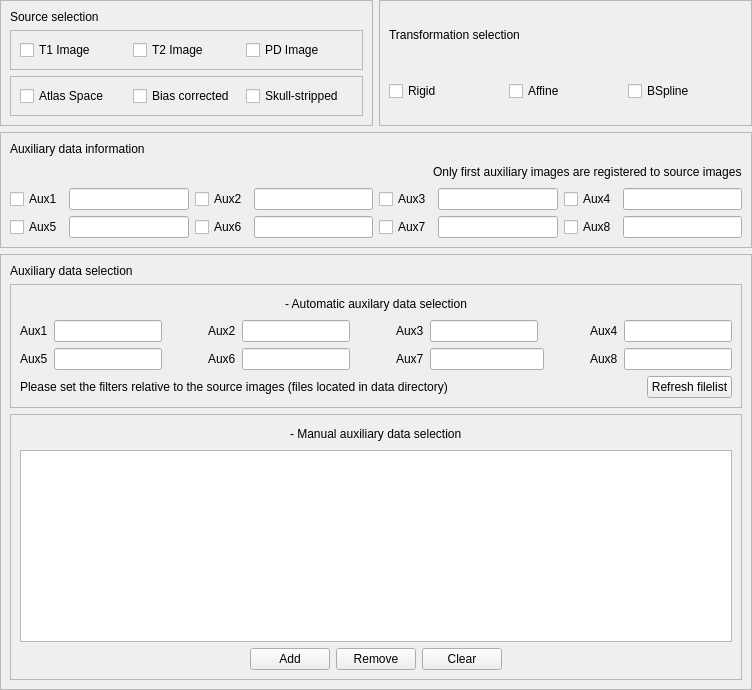
      <widget class="QWidget" name="g_AuxComputationGroup">
       <attribute name="title">
        <string>Regional histogram</string>
       </attribute>
       <layout class="QVBoxLayout" name="verticalLayout_81">
        <property name="margin">
         <number>0</number>
        </property>
        <item>
         <widget class="QWidget" name="widget_8" native="true">
          <layout class="QVBoxLayout" name="verticalLayout_18">
           <property name="margin">
            <number>0</number>
           </property>
           <item>
            <widget class="QWidget" name="widget_9" native="true">
             <layout class="QHBoxLayout" name="horizontalLayout_12">
              <property name="margin">
               <number>0</number>
              </property>
              <item>
               <widget class="QFrame" name="frame_4">
                <property name="frameShape">
                 <enum>QFrame::StyledPanel</enum>
                </property>
                <property name="frameShadow">
                 <enum>QFrame::Raised</enum>
                </property>
                <layout class="QVBoxLayout" name="verticalLayout_13">
                 <item>
                  <widget class="QLabel" name="label_19">
                   <property name="text">
                    <string>Source selection</string>
                   </property>
                  </widget>
                 </item>
                 <item>
                  <widget class="QFrame" name="frame_13">
                   <property name="frameShape">
                    <enum>QFrame::StyledPanel</enum>
                   </property>
                   <property name="frameShadow">
                    <enum>QFrame::Raised</enum>
                   </property>
                   <layout class="QHBoxLayout" name="horizontalLayout_10">
                    <item>
                     <widget class="QCheckBox" name="g_AuxT1Button">
                      <property name="text">
                       <string>T1 Image</string>
                      </property>
                     </widget>
                    </item>
                    <item>
                     <widget class="QCheckBox" name="g_AuxT2Button">
                      <property name="text">
                       <string>T2 Image</string>
                      </property>
                     </widget>
                    </item>
                    <item>
                     <widget class="QCheckBox" name="g_AuxPDButton">
                      <property name="text">
                       <string>PD Image</string>
                      </property>
                     </widget>
                    </item>
                   </layout>
                  </widget>
                 </item>
                 <item>
                  <widget class="QFrame" name="frame_14">
                   <property name="frameShape">
                    <enum>QFrame::StyledPanel</enum>
                   </property>
                   <property name="frameShadow">
                    <enum>QFrame::Raised</enum>
                   </property>
                   <layout class="QHBoxLayout" name="horizontalLayout_11">
                    <item>
                     <widget class="QCheckBox" name="g_AtlasSpaceButton">
                      <property name="text">
                       <string>Atlas Space</string>
                      </property>
                     </widget>
                    </item>
                    <item>
                     <widget class="QCheckBox" name="g_BiasCorrectedButton">
                      <property name="text">
                       <string>Bias corrected</string>
                      </property>
                     </widget>
                    </item>
                    <item>
                     <widget class="QCheckBox" name="g_StrippedButton">
                      <property name="text">
                       <string>Skull-stripped</string>
                      </property>
                     </widget>
                    </item>
                   </layout>
                  </widget>
                 </item>
                </layout>
               </widget>
              </item>
              <item>
               <widget class="QFrame" name="frame_12">
                <property name="frameShape">
                 <enum>QFrame::StyledPanel</enum>
                </property>
                <property name="frameShadow">
                 <enum>QFrame::Raised</enum>
                </property>
                <layout class="QVBoxLayout" name="verticalLayout_12">
                 <item>
                  <widget class="QLabel" name="label_18">
                   <property name="text">
                    <string>Transformation selection</string>
                   </property>
                  </widget>
                 </item>
                 <item>
                  <widget class="QWidget" name="widget_10" native="true">
                   <layout class="QHBoxLayout" name="horizontalLayout_9">
                    <property name="margin">
                     <number>0</number>
                    </property>
                    <item>
                     <widget class="QCheckBox" name="g_RigidTransformationButton">
                      <property name="text">
                       <string>Rigid</string>
                      </property>
                     </widget>
                    </item>
                    <item>
                     <widget class="QCheckBox" name="g_AffineTransformationButton">
                      <property name="text">
                       <string>Affine</string>
                      </property>
                     </widget>
                    </item>
                    <item>
                     <widget class="QCheckBox" name="g_BsplineTransformationButton">
                      <property name="text">
                       <string>BSpline</string>
                      </property>
                     </widget>
                    </item>
                   </layout>
                  </widget>
                 </item>
                </layout>
               </widget>
              </item>
             </layout>
            </widget>
           </item>
           <item>
            <widget class="QFrame" name="frame_10">
             <property name="frameShape">
              <enum>QFrame::StyledPanel</enum>
             </property>
             <property name="frameShadow">
              <enum>QFrame::Raised</enum>
             </property>
             <layout class="QVBoxLayout" name="verticalLayout_14">
              <item>
               <widget class="QWidget" name="widget_12" native="true">
                <layout class="QVBoxLayout" name="verticalLayout_19">
                 <property name="margin">
                  <number>0</number>
                 </property>
                 <item>
                  <widget class="QLabel" name="label_20">
                   <property name="text">
                    <string>Auxiliary data information</string>
                   </property>
                  </widget>
                 </item>
                 <item>
                  <widget class="QWidget" name="widget_16" native="true">
                   <layout class="QHBoxLayout" name="horizontalLayout_15">
                    <property name="margin">
                     <number>0</number>
                    </property>
                    <item>
                     <spacer name="horizontalSpacer_12">
                      <property name="orientation">
                       <enum>Qt::Horizontal</enum>
                      </property>
                      <property name="sizeHint" stdset="0">
                       <size>
                        <width>40</width>
                        <height>20</height>
                       </size>
                      </property>
                     </spacer>
                    </item>
                    <item>
                     <widget class="QLabel" name="label_21">
                      <property name="text">
                       <string>Only first auxiliary images are registered to source images</string>
                      </property>
                     </widget>
                    </item>
                   </layout>
                  </widget>
                 </item>
                </layout>
               </widget>
              </item>
              <item>
               <widget class="QWidget" name="widget_11" native="true">
                <layout class="QGridLayout" name="gridLayout_2">
                 <property name="margin">
                  <number>0</number>
                 </property>
                 <item row="0" column="0">
                  <widget class="QCheckBox" name="g_Aux1Button">
                   <property name="text">
                    <string>Aux1</string>
                   </property>
                  </widget>
                 </item>
                 <item row="0" column="1">
                  <widget class="QLineEdit" name="g_Aux1LabelDisp"/>
                 </item>
                 <item row="0" column="2">
                  <widget class="QCheckBox" name="g_Aux2Button">
                   <property name="text">
                    <string>Aux2</string>
                   </property>
                  </widget>
                 </item>
                 <item row="0" column="3">
                  <widget class="QLineEdit" name="g_Aux2LabelDisp"/>
                 </item>
                 <item row="0" column="4">
                  <widget class="QCheckBox" name="g_Aux3Button">
                   <property name="text">
                    <string>Aux3</string>
                   </property>
                  </widget>
                 </item>
                 <item row="0" column="5">
                  <widget class="QLineEdit" name="g_Aux3LabelDisp"/>
                 </item>
                 <item row="0" column="6">
                  <widget class="QCheckBox" name="g_Aux4Button">
                   <property name="text">
                    <string>Aux4</string>
                   </property>
                  </widget>
                 </item>
                 <item row="0" column="7">
                  <widget class="QLineEdit" name="g_Aux4LabelDisp"/>
                 </item>
                 <item row="1" column="0">
                  <widget class="QCheckBox" name="g_Aux5Button">
                   <property name="text">
                    <string>Aux5</string>
                   </property>
                  </widget>
                 </item>
                 <item row="1" column="1">
                  <widget class="QLineEdit" name="g_Aux5LabelDisp"/>
                 </item>
                 <item row="1" column="2">
                  <widget class="QCheckBox" name="g_Aux6Button">
                   <property name="text">
                    <string>Aux6</string>
                   </property>
                  </widget>
                 </item>
                 <item row="1" column="3">
                  <widget class="QLineEdit" name="g_Aux6LabelDisp"/>
                 </item>
                 <item row="1" column="4">
                  <widget class="QCheckBox" name="g_Aux7Button">
                   <property name="text">
                    <string>Aux7</string>
                   </property>
                  </widget>
                 </item>
                 <item row="1" column="5">
                  <widget class="QLineEdit" name="g_Aux7LabelDisp"/>
                 </item>
                 <item row="1" column="6">
                  <widget class="QCheckBox" name="g_Aux8Button">
                   <property name="text">
                    <string>Aux8</string>
                   </property>
                  </widget>
                 </item>
                 <item row="1" column="7">
                  <widget class="QLineEdit" name="g_Aux8LabelDisp"/>
                 </item>
                </layout>
               </widget>
              </item>
             </layout>
            </widget>
           </item>
           <item>
            <widget class="QFrame" name="frame_11">
             <property name="frameShape">
              <enum>QFrame::StyledPanel</enum>
             </property>
             <property name="frameShadow">
              <enum>QFrame::Raised</enum>
             </property>
             <layout class="QVBoxLayout" name="verticalLayout_17">
              <item>
               <widget class="QLabel" name="label_22">
                <property name="text">
                 <string>Auxiliary data selection</string>
                </property>
               </widget>
              </item>
              <item>
               <widget class="QFrame" name="g_AutoAuxDataSelectionGroup">
                <property name="frameShape">
                 <enum>QFrame::StyledPanel</enum>
                </property>
                <property name="frameShadow">
                 <enum>QFrame::Raised</enum>
                </property>
                <layout class="QVBoxLayout" name="verticalLayout_16">
                 <item>
                  <widget class="QWidget" name="widget_17" native="true">
                   <layout class="QHBoxLayout" name="horizontalLayout_16">
                    <property name="margin">
                     <number>0</number>
                    </property>
                    <item>
                     <spacer name="horizontalSpacer_13">
                      <property name="orientation">
                       <enum>Qt::Horizontal</enum>
                      </property>
                      <property name="sizeHint" stdset="0">
                       <size>
                        <width>40</width>
                        <height>20</height>
                       </size>
                      </property>
                     </spacer>
                    </item>
                    <item>
                     <widget class="QLabel" name="label_24">
                      <property name="text">
                       <string>- Automatic auxilary data selection</string>
                      </property>
                     </widget>
                    </item>
                    <item>
                     <spacer name="horizontalSpacer_14">
                      <property name="orientation">
                       <enum>Qt::Horizontal</enum>
                      </property>
                      <property name="sizeHint" stdset="0">
                       <size>
                        <width>40</width>
                        <height>20</height>
                       </size>
                      </property>
                     </spacer>
                    </item>
                   </layout>
                   <zorder>label_24</zorder>
                   <zorder>horizontalSpacer_13</zorder>
                   <zorder>horizontalSpacer_14</zorder>
                  </widget>
                 </item>
                 <item>
                  <widget class="QWidget" name="widget_13" native="true">
                   <layout class="QGridLayout" name="gridLayout_4">
                    <property name="margin">
                     <number>0</number>
                    </property>
                    <item row="1" column="9">
                     <spacer name="horizontalSpacer_7">
                      <property name="orientation">
                       <enum>Qt::Horizontal</enum>
                      </property>
                      <property name="sizeHint" stdset="0">
                       <size>
                        <width>40</width>
                        <height>20</height>
                       </size>
                      </property>
                     </spacer>
                    </item>
                    <item row="0" column="17" colspan="2">
                     <widget class="QLineEdit" name="g_Aux4Disp"/>
                    </item>
                    <item row="0" column="15">
                     <widget class="QLabel" name="g_Aux4Title">
                      <property name="text">
                       <string>Aux4</string>
                      </property>
                     </widget>
                    </item>
                    <item row="1" column="10">
                     <widget class="QLabel" name="g_Aux7Title">
                      <property name="text">
                       <string>Aux7</string>
                      </property>
                     </widget>
                    </item>
                    <item row="0" column="10">
                     <widget class="QLabel" name="g_Aux3Title">
                      <property name="text">
                       <string>Aux3</string>
                      </property>
                     </widget>
                    </item>
                    <item row="0" column="14">
                     <spacer name="horizontalSpacer_8">
                      <property name="orientation">
                       <enum>Qt::Horizontal</enum>
                      </property>
                      <property name="sizeHint" stdset="0">
                       <size>
                        <width>40</width>
                        <height>20</height>
                       </size>
                      </property>
                     </spacer>
                    </item>
                    <item row="0" column="9">
                     <spacer name="horizontalSpacer_6">
                      <property name="orientation">
                       <enum>Qt::Horizontal</enum>
                      </property>
                      <property name="sizeHint" stdset="0">
                       <size>
                        <width>40</width>
                        <height>20</height>
                       </size>
                      </property>
                     </spacer>
                    </item>
                    <item row="1" column="12" colspan="2">
                     <widget class="QLineEdit" name="g_Aux7Disp"/>
                    </item>
                    <item row="1" column="0">
                     <widget class="QLabel" name="g_Aux5Title">
                      <property name="text">
                       <string>Aux5</string>
                      </property>
                     </widget>
                    </item>
                    <item row="1" column="14">
                     <spacer name="horizontalSpacer_9">
                      <property name="orientation">
                       <enum>Qt::Horizontal</enum>
                      </property>
                      <property name="sizeHint" stdset="0">
                       <size>
                        <width>40</width>
                        <height>20</height>
                       </size>
                      </property>
                     </spacer>
                    </item>
                    <item row="1" column="15">
                     <widget class="QLabel" name="g_Aux8Title">
                      <property name="text">
                       <string>Aux8</string>
                      </property>
                     </widget>
                    </item>
                    <item row="0" column="0">
                     <widget class="QLabel" name="g_Aux1Title">
                      <property name="text">
                       <string>Aux1</string>
                      </property>
                     </widget>
                    </item>
                    <item row="1" column="4">
                     <widget class="QLabel" name="g_Aux6Title">
                      <property name="text">
                       <string>Aux6</string>
                      </property>
                     </widget>
                    </item>
                    <item row="0" column="5">
                     <widget class="QLineEdit" name="g_Aux2Disp"/>
                    </item>
                    <item row="1" column="3">
                     <spacer name="horizontalSpacer_5">
                      <property name="orientation">
                       <enum>Qt::Horizontal</enum>
                      </property>
                      <property name="sizeHint" stdset="0">
                       <size>
                        <width>40</width>
                        <height>20</height>
                       </size>
                      </property>
                     </spacer>
                    </item>
                    <item row="1" column="17" colspan="2">
                     <widget class="QLineEdit" name="g_Aux8Disp"/>
                    </item>
                    <item row="0" column="3">
                     <spacer name="horizontalSpacer_4">
                      <property name="orientation">
                       <enum>Qt::Horizontal</enum>
                      </property>
                      <property name="sizeHint" stdset="0">
                       <size>
                        <width>40</width>
                        <height>20</height>
                       </size>
                      </property>
                     </spacer>
                    </item>
                    <item row="0" column="2">
                     <widget class="QLineEdit" name="g_Aux1Disp"/>
                    </item>
                    <item row="1" column="5">
                     <widget class="QLineEdit" name="g_Aux6Disp"/>
                    </item>
                    <item row="0" column="12">
                     <widget class="QLineEdit" name="g_Aux3Disp"/>
                    </item>
                    <item row="0" column="4">
                     <widget class="QLabel" name="g_Aux2Title">
                      <property name="text">
                       <string>Aux2</string>
                      </property>
                     </widget>
                    </item>
                    <item row="1" column="2">
                     <widget class="QLineEdit" name="g_Aux5Disp"/>
                    </item>
                   </layout>
                  </widget>
                 </item>
                 <item>
                  <widget class="QWidget" name="widget_14" native="true">
                   <layout class="QHBoxLayout" name="horizontalLayout_13">
                    <property name="margin">
                     <number>0</number>
                    </property>
                    <item>
                     <widget class="QLabel" name="label_25">
                      <property name="text">
                       <string>Please set the filters relative to the source images (files located in data directory)</string>
                      </property>
                     </widget>
                    </item>
                    <item>
                     <spacer name="horizontalSpacer_3">
                      <property name="orientation">
                       <enum>Qt::Horizontal</enum>
                      </property>
                      <property name="sizeHint" stdset="0">
                       <size>
                        <width>40</width>
                        <height>20</height>
                       </size>
                      </property>
                     </spacer>
                    </item>
                    <item>
                     <widget class="QPushButton" name="g_ComputeAuxData">
                      <property name="text">
                       <string>Refresh filelist</string>
                      </property>
                     </widget>
                    </item>
                   </layout>
                  </widget>
                 </item>
                </layout>
               </widget>
              </item>
              <item>
               <widget class="QFrame" name="g_ManualAuxDataSelectionGroup">
                <property name="frameShape">
                 <enum>QFrame::StyledPanel</enum>
                </property>
                <property name="frameShadow">
                 <enum>QFrame::Raised</enum>
                </property>
                <layout class="QVBoxLayout" name="verticalLayout_15">
                 <item>
                  <widget class="QWidget" name="widget_18" native="true">
                   <layout class="QHBoxLayout" name="horizontalLayout_17">
                    <property name="margin">
                     <number>0</number>
                    </property>
                    <item>
                     <spacer name="horizontalSpacer_15">
                      <property name="orientation">
                       <enum>Qt::Horizontal</enum>
                      </property>
                      <property name="sizeHint" stdset="0">
                       <size>
                        <width>40</width>
                        <height>20</height>
                       </size>
                      </property>
                     </spacer>
                    </item>
                    <item>
                     <widget class="QLabel" name="label_23">
                      <property name="text">
                       <string>- Manual auxiliary data selection</string>
                      </property>
                     </widget>
                    </item>
                    <item>
                     <spacer name="horizontalSpacer_16">
                      <property name="orientation">
                       <enum>Qt::Horizontal</enum>
                      </property>
                      <property name="sizeHint" stdset="0">
                       <size>
                        <width>40</width>
                        <height>20</height>
                       </size>
                      </property>
                     </spacer>
                    </item>
                   </layout>
                  </widget>
                 </item>
                 <item>
                  <widget class="QPlainTextEdit" name="g_AuxDataBrowser"/>
                 </item>
                 <item>
                  <widget class="QWidget" name="widget_15" native="true">
                   <layout class="QHBoxLayout" name="horizontalLayout_14">
                    <property name="margin">
                     <number>0</number>
                    </property>
                    <item>
                     <spacer name="horizontalSpacer_10">
                      <property name="orientation">
                       <enum>Qt::Horizontal</enum>
                      </property>
                      <property name="sizeHint" stdset="0">
                       <size>
                        <width>40</width>
                        <height>20</height>
                       </size>
                      </property>
                     </spacer>
                    </item>
                    <item>
                     <widget class="QPushButton" name="g_AddAuxData">
                      <property name="text">
                       <string>Add</string>
                      </property>
                     </widget>
                    </item>
                    <item>
                     <widget class="QPushButton" name="g_RemoveAuxData">
                      <property name="text">
                       <string>Remove</string>
                      </property>
                     </widget>
                    </item>
                    <item>
                     <widget class="QPushButton" name="g_ClearAuxData">
                      <property name="text">
                       <string>Clear</string>
                      </property>
                     </widget>
                    </item>
                    <item>
                     <spacer name="horizontalSpacer_11">
                      <property name="orientation">
                       <enum>Qt::Horizontal</enum>
                      </property>
                      <property name="sizeHint" stdset="0">
                       <size>
                        <width>40</width>
                        <height>20</height>
                       </size>
                      </property>
                     </spacer>
                    </item>
                   </layout>
                  </widget>
                 </item>
                </layout>
               </widget>
              </item>
             </layout>
            </widget>
           </item>
          </layout>
         </widget>
        </item>
       </layout>
      </widget>
